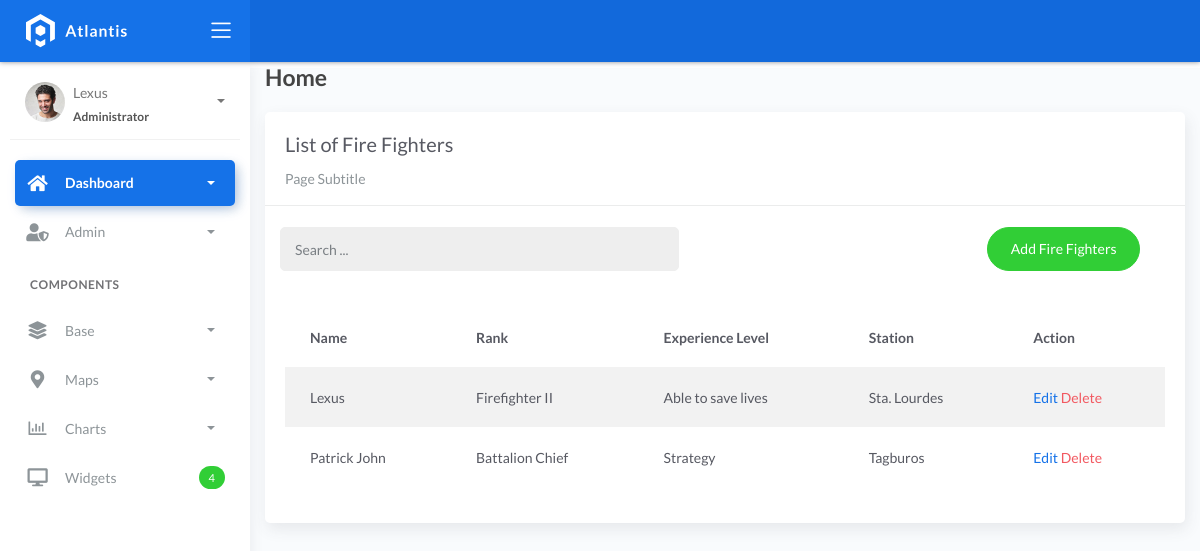
Page /firefighters_list on the earlier database version.
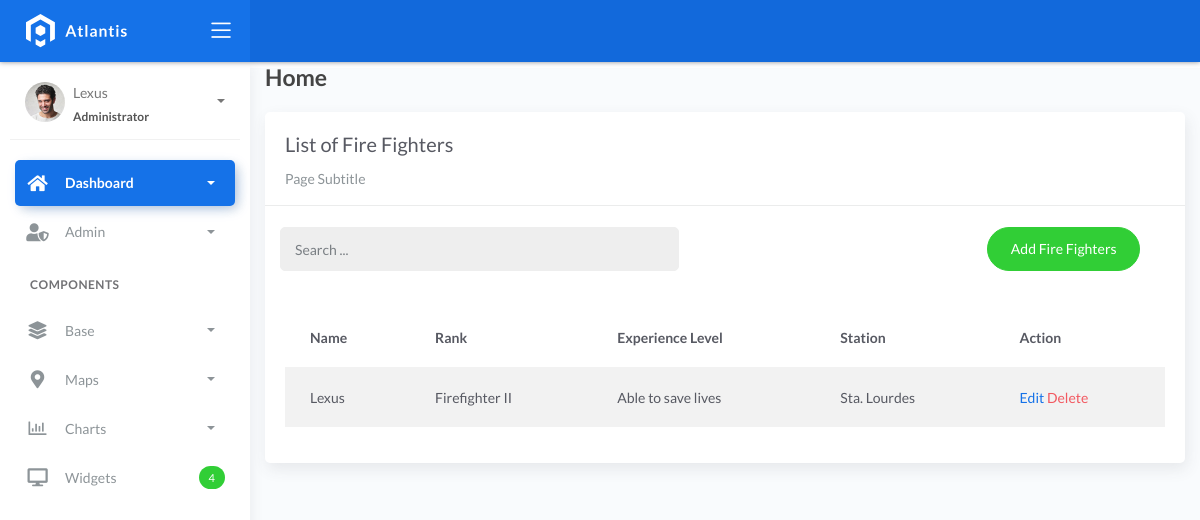
Same page on the later database version.
### fire/models.py (models this page shows, shortened)
class BaseModel(models.Model):
    created_at = models.DateTimeField(auto_now_add=True, db_index=True)
    updated_at = models.DateTimeField(auto_now=True)
    class Meta:
        abstract = True

class Firefighters(BaseModel):
    XP_CHOICES = (
        ('Probationary Firefighter', 'Probationary Firefighter'),
        ('Firefighter I', 'Firefighter I'),
        ('Firefighter II', 'Firefighter II'),
        ('Firefighter III', 'Firefighter III'),
        ('Driver', 'Driver'),
        ('Captain', 'Captain'),
        ('Battalion Chief', 'Battalion Chief'),)
    name = models.CharField(max_length=150)
    rank = models.CharField(max_length=150, choices=XP_CHOICES)
    experience_level = models.CharField(max_length=150)
    station = models.ForeignKey(FireStation, on_delete=models.CASCADE)

class FireStation(BaseModel):
    name = models.CharField(max_length=150)
    latitude = models.DecimalField(max_digits=22, decimal_places=16, null=True, blank=True)
    longitude = models.DecimalField(max_digits=22, decimal_places=16, null=True, blank=True)
    address = models.CharField(max_length=150)
    city = models.CharField(max_length=150)  # can be in separate table
    country = models.CharField(max_length=150)  # can be in separate table
    def __str__(self):
        return f"{self.name}"

### fire/views.py (the view)
# urls.py: path('firefighters_list', FireFightersList.as_view(), name='firefighters-list'),
class FireFightersList(ListView):
    model = Firefighters
    content_object_name = 'firefighters'
    template_name = 'Firefighters_list.html'
    paginate_by = 5

### templates/Firefighters_list.html (shortened to what this page needs)
{% extends 'base.html' %} {% load static %} {% block content %}
<div class="content">
    <div class="container-fluid">
        <h4 class="page-title">Home</h4>
        <div class="row">
            <div class="col-md-12">
                <div class="card">
                    <div class="card-header">
                        <div class="card-title">List of Fire Fighters</div>
                        <div class="card-category">Page Subtitle</div>
                    </div>
                    <br />
                    <div class="col-md-12 row">
                        <div class="col-md-6">
                            <form class="navbar-left navbar-form nav-search mr-md-3" action="{% url 'firefighters-list' %}">
                                <div class="input-group">
                                    <input type="text" placeholder="Search ..." class="form-control" name="q" />
                                    <div class="input-group-append">
                                        <span class="input-group-text">
                                        </span>
                                    </div>
                                </div>
                            </form>
                        </div>
                        <div class="col-md-6">
                            <div class="pull-right">
                                <a href="{% url 'firefighters-add' %}" class="btn btn-success btn-rounded">Add Fire Fighters</a>
                            </div>
                        </div>
                    </div>
                    <div class="card-body">
                        <table class="table table-striped mt-3">
                            <thead>
                                <tr>
                                    <th scope="col">Name</th>
                                    <th scope="col">Rank</th>
                                    <th scope="col">Experience Level</th>
                                    <th scope="col">Station</th>
                                    <th scope="col">Action</th>
                                </tr>
                            </thead>
                            <tbody>
                                {% for object in object_list %}
                                <tr>
                                    <td>{{ object.name }}</td>
                                    <td>{{ object.rank }}</td>
                                    <td>{{ object.experience_level }}</td>
                                    <td>{{ object.station }}</td>
                                    <td>
                                        <a href="firefighters_list/{{ object.id }}">Edit</a>
                                        <a href="firefighters_list/{{ object.id }}/delete" class="text-danger">Delete</a> </a>
                                    </td>
                                </tr>
                                {% empty %}
                                <tr>
                                    <td colspan="4" style="text-align: center">
                                        <p class="text-sm font-weight-bold mb-0">No Records Found</p>
                                    </td>
                                </tr>
                                {% endfor %}
                            </tbody>
                        </table>
                    </div>
                </div>
            </div>
        </div>
    </div>
</div>
{% endblock %}

Differences in the rows shown:
removed Firefighters: name "Patrick John", rank "Battalion Chief", experience_level "Strategy", station "Tagburos"
